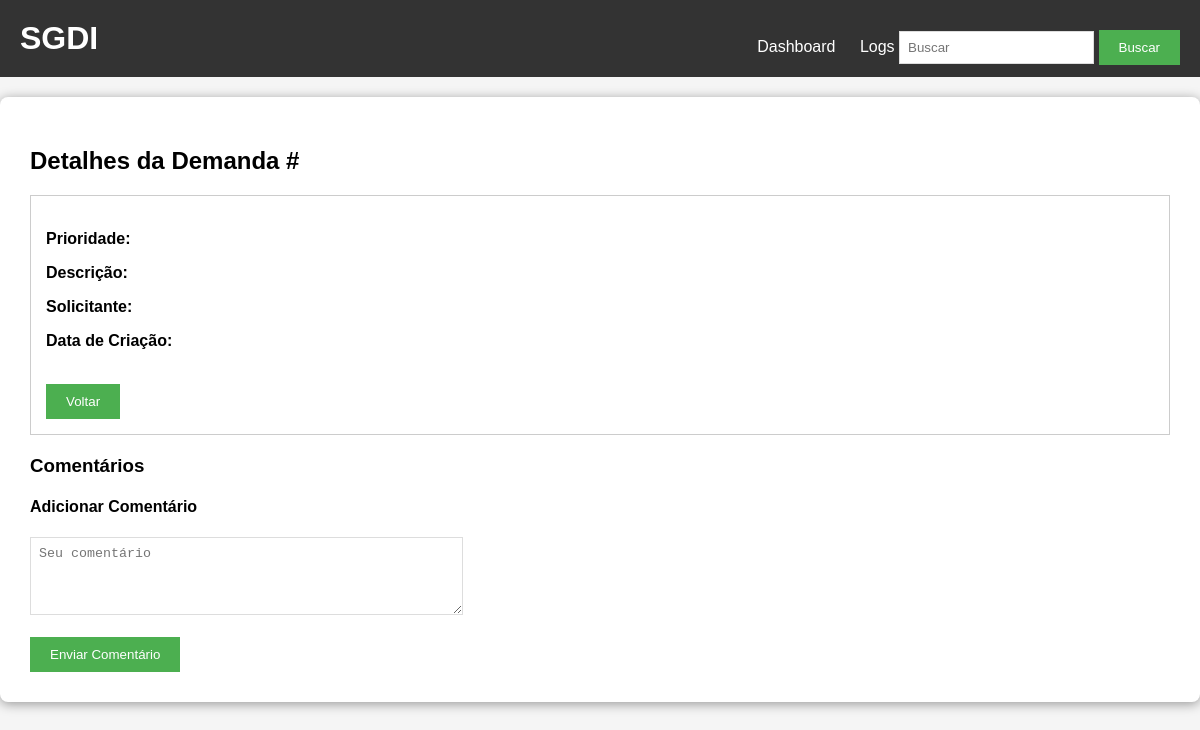
The page /detalhes/55 (signed in) on the database as committed earlier.
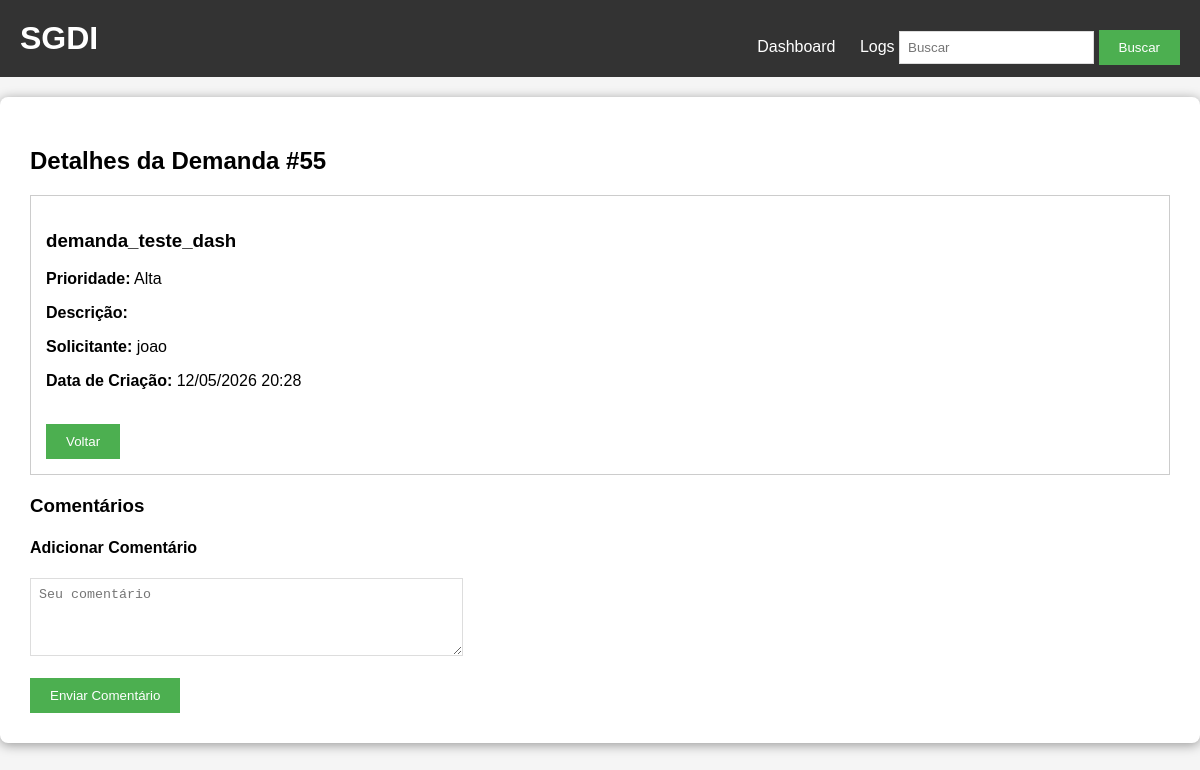
The same page on the database as committed later.
### tables this page shows
CREATE TABLE demandas (
        id INTEGER PRIMARY KEY AUTOINCREMENT,
        titulo TEXT,
        descricao TEXT,
        solicitante TEXT,
        data_criacao TEXT,
        id_prioridade INTEGER, status TEXT DEFAULT 'Aberta', prazo TEXT,
        FOREIGN KEY (id_prioridade) REFERENCES prioridades(id)
    );

CREATE TABLE prioridades (
        id INTEGER PRIMARY KEY AUTOINCREMENT,
        peso INTEGER,
        valor TEXT
    );

### app.py (the view)
@app.route('/detalhes/<id>')
@login_required
def detalhes(id):
    conn = get_db()
    demanda = conn.execute('''
        SELECT d.*, p.valor as prioridade_nome
        FROM demandas d
        LEFT JOIN prioridades p ON d.id_prioridade = p.id
        WHERE d.id=?''', (id,)).fetchone()
    comentarios = conn.execute('SELECT * FROM comentarios WHERE demanda_id=?', (id,)).fetchall()
    conn.close()
    return render_template('detalhes.html', demanda=demanda, comentarios=comentarios)

### app.py (called while the page is built)
def get_db():
    conn = sqlite3.connect('demandas.db')
    conn.row_factory = sqlite3.Row
    return conn

def login_required(f):
    @wraps(f)
    def decorated(*args, **kwargs):
        if 'user_id' not in session:
            flash('Faça login para continuar.', 'warning')
            return redirect(url_for('auth.login'))
        return f(*args, **kwargs)
    return decorated

### templates/detalhes.html (shortened to what this page needs)
{% extends "base.html" %}
{% block content %}
<h2>Detalhes da Demanda #{{ demanda['id'] }}</h2>
<div style="border:1px solid #ccc; padding:15px; margin-bottom:20px;">
    <h3>{{ demanda['titulo'] }}</h3>
    <p><strong>Prioridade:</strong> {{ demanda['prioridade_nome'] }}</p>
    <p><strong>Descrição:</strong></p>
    <p><strong>Solicitante:</strong> {{ demanda['solicitante'] }}</p>
    <p><strong>Data de Criação:</strong> {{ demanda['data_criacao'] }}</p>
    <br>
    <a href="/"><button>Voltar</button></a>
</div>
<h3>Comentários</h3>
<h4>Adicionar Comentário</h4>
<form method="POST" action="/adicionar_comentario/{{ demanda['id'] }}">
    <textarea name="comentario" rows="4" cols="50" placeholder="Seu comentário" required></textarea><br><br>
    <button type="submit">Enviar Comentário</button>
</form>
{% endblock %}

Rows that differ between the two databases and show on the page:
added demandas: id "55", titulo "demanda_teste_dash", solicitante "joao", data_criacao "12/05/2026 20:28"
now on this page (row unchanged): prioridades: prioridade_nome "Alta"
